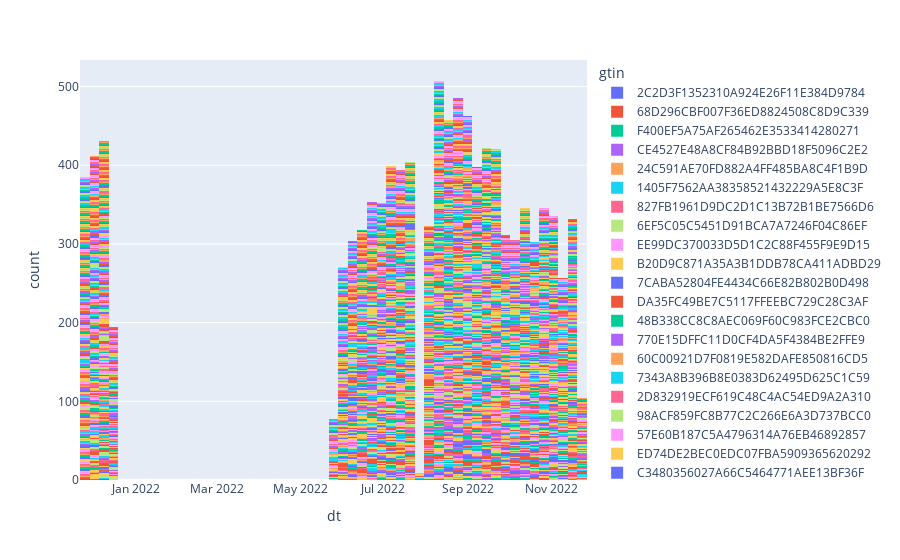

This figure's notebook cell:
### Code cell
px.histogram(data[data['id_sp_'] == '0E155CD38869DC277F68959405FD6CFA'], x='dt', color='gtin')
